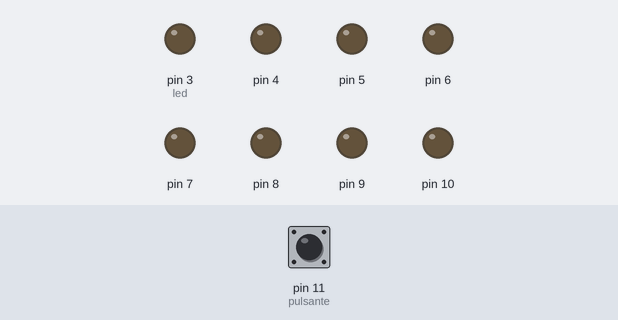
This sketch was run on a simulated Arduino Uno, built with avr-gcc and run on an emulated ATmega328P. Parts: output pins drawn as LEDs (lit = HIGH). The test bench sets the inputs (shaded band); at power-on: pin 11 (pulsante) LOW.

Above: at 1.2 s.
1.3 s: pin 11 (pulsante) pulled HIGH for 0.15 s
At 5.36 s:
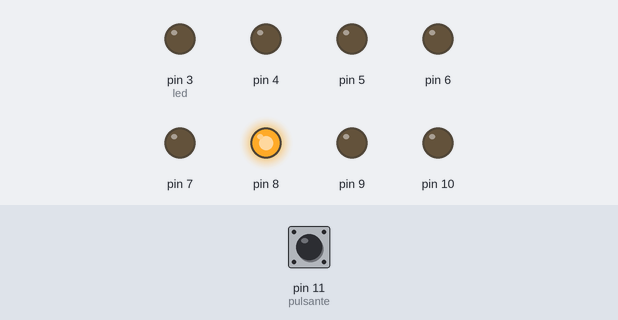
At 9.17 s:
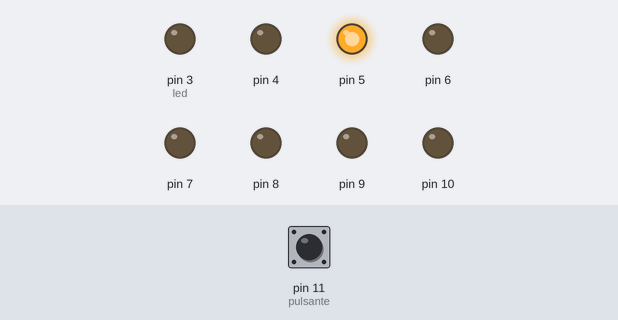
Timing chart, 0 to 10.3 s (numbered marks = the images above; inputs shaded):
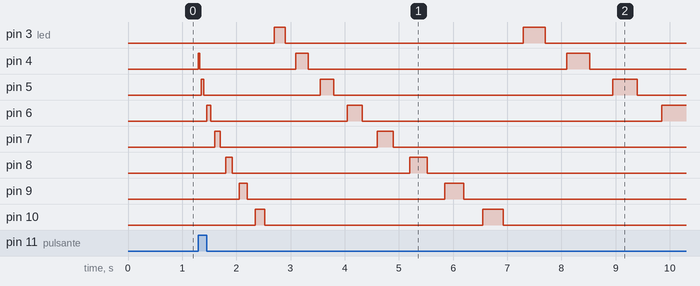

Measured:
- after the input at 1.3 s, pin 3 (led): LOW → HIGH after 1.4 s, → LOW 0.20 s later, → HIGH 4.4 s later, → LOW 0.40 s later; pin 4: goes HIGH 0.03 s, LOW 1.8 s, HIGH 0.23 s, LOW 4.8 s, HIGH 0.43 s, then LOW, starting at once

The sketch:

sketch_jan27a.ino
```cpp
/* int ritardo = 0;
int nullo = 0;
int led = 3;
int contatore = 3;
void setup(){
  while(led <= 10){
    pinMode(led, OUTPUT); // 8 led
    led++;
  }
  pinMode(11, INPUT); // pulsante
 }

void loop(){

  if(digitalRead(11)==1){

    while(contatore <= 10 && ritardo < 1000 ){
      digitalWrite(contatore, HIGH);
      delay(ritardo);
      digitalWrite(contatore, LOW);
      delay(ritardo);
      ritardo+=10;
      contatore++;
    }
  }
} */

int ritardo = 0;
int led = 3;
int contatore = 3;

void setup(){
  //Serial.begin(9600);
  while(led <= 10){
  pinMode(led, OUTPUT);
    led++;
  }
  pinMode(11, INPUT);
 }

void loop(){
  if(digitalRead(11)==1){
    while(contatore <= 10 && ritardo < 1000){
      digitalWrite(contatore, HIGH);
      delay(ritardo);
      digitalWrite(contatore, LOW);
      delay(ritardo);
      ritardo+=25;
    //Serial.print(ritardo);
      contatore++;
      if(contatore==11){
        contatore = 3;
      }
    }
   }
}
```
